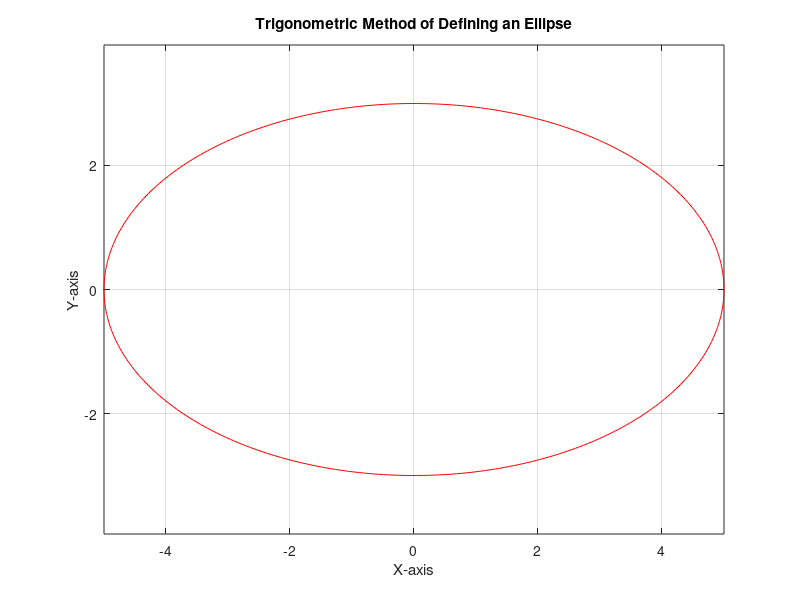

The MATLAB source for this figure:

% Trigonometric Method of Defining an Ellipse
a = 5;
b = 3;

theta = linspace(0, 2*pi, 400);
x = a * cos(theta);
y = b * sin(theta);

plot(x, y, 'r');
axis equal;
title('Trigonometric Method of Defining an Ellipse');
xlabel('X-axis');
ylabel('Y-axis');
grid on;
